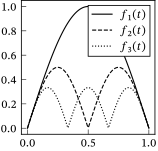

The script that drew this image:
from pathlib import PurePath

import matplotlib.pyplot as plt
import numpy as np

plt.style.use("sigproc")

x = np.linspace(0, 1, num=300)

fig, ax = plt.subplots()

for i in range(1, 4):
    ax.plot(x, np.abs(np.sin(i * np.pi * x)) / i, label=f"$f_{i}(t)$")

ax.legend()
ax.axis("square")
fig.savefig(str(PurePath(__file__).parent / (PurePath(__file__).stem + ".pdf")))
